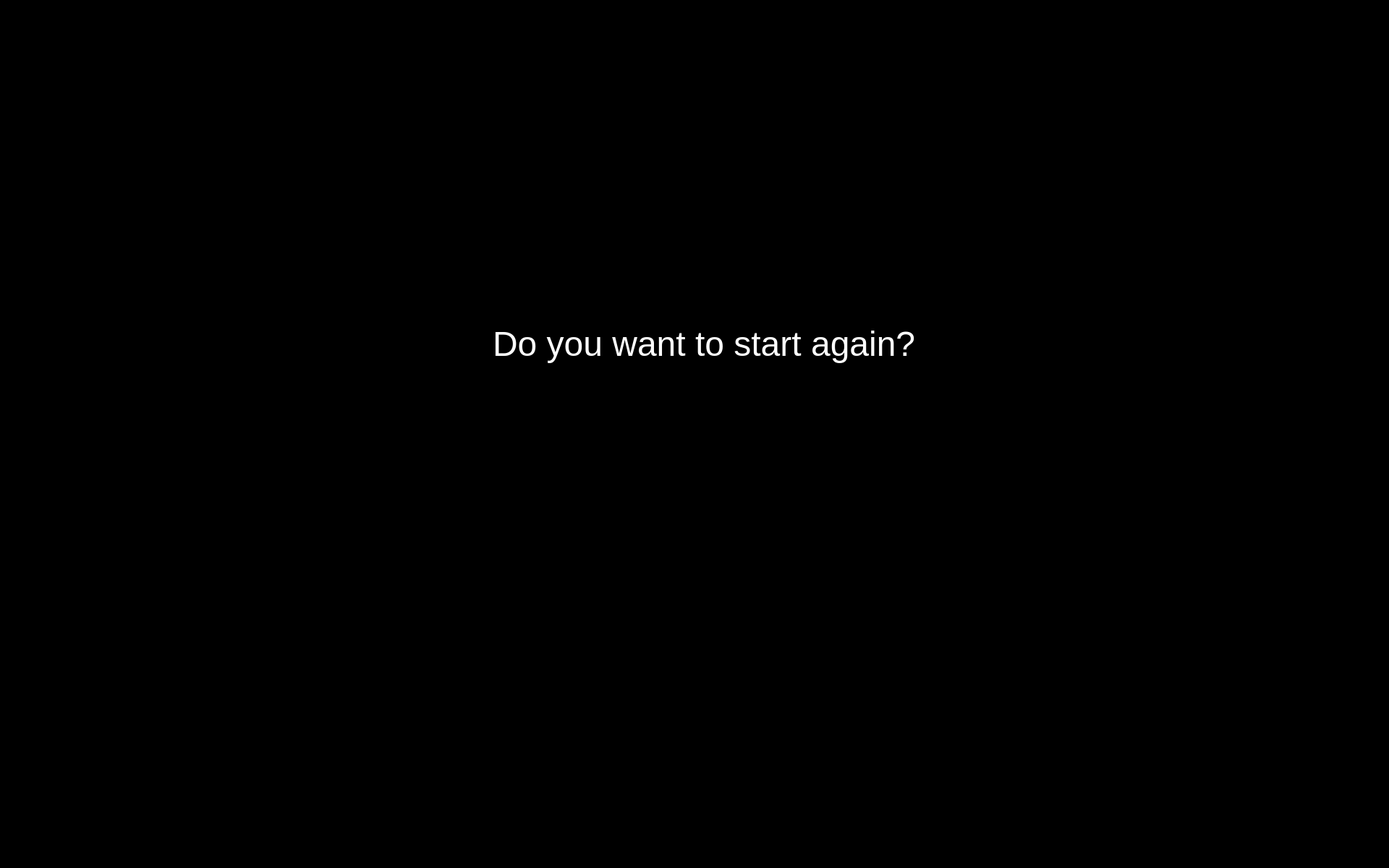
<?xml version="1.0" encoding="UTF-8"?>
<ui version="4.0">
 <class>MenuDefault</class>
 <widget class="QWidget" name="MenuDefault">
  <property name="windowModality">
   <enum>Qt::WindowModal</enum>
  </property>
  <property name="enabled">
   <bool>true</bool>
  </property>
  <property name="geometry">
   <rect>
    <x>0</x>
    <y>0</y>
    <width>1920</width>
    <height>1200</height>
   </rect>
  </property>
  <property name="sizePolicy">
   <sizepolicy hsizetype="Preferred" vsizetype="Preferred">
    <horstretch>0</horstretch>
    <verstretch>0</verstretch>
   </sizepolicy>
  </property>
  <property name="minimumSize">
   <size>
    <width>0</width>
    <height>0</height>
   </size>
  </property>
  <property name="maximumSize">
   <size>
    <width>1920</width>
    <height>1200</height>
   </size>
  </property>
  <property name="windowTitle">
   <string>Food Assist</string>
  </property>
  <property name="windowOpacity">
   <double>1.000000000000000</double>
  </property>
  <property name="styleSheet">
   <string notr="true">background-color: rgb(0, 0, 0);</string>
  </property>
  <widget class="QWidget" name="widget" native="true">
   <property name="geometry">
    <rect>
     <x>421</x>
     <y>230</y>
     <width>911</width>
     <height>531</height>
    </rect>
   </property>
   <property name="styleSheet">
    <string notr="true">background-color: rgb(0, 0, 0);</string>
   </property>
   <widget class="QLabel" name="label_3">
    <property name="geometry">
     <rect>
      <x>260</x>
      <y>170</y>
      <width>591</width>
      <height>151</height>
     </rect>
    </property>
    <property name="styleSheet">
     <string notr="true">font: 75 28pt &quot;Arial&quot;;
color: rgb(255, 255, 255);</string>
    </property>
    <property name="text">
     <string>&lt;html&gt;&lt;head/&gt;&lt;body&gt;&lt;p&gt;&lt;span style=&quot; font-size:36pt;&quot;&gt;Do you want to start again?&lt;/span&gt;&lt;/p&gt;&lt;/body&gt;&lt;/html&gt;</string>
    </property>
    <property name="textFormat">
     <enum>Qt::RichText</enum>
    </property>
   </widget>
   <widget class="QLabel" name="label">
    <property name="geometry">
     <rect>
      <x>46</x>
      <y>150</y>
      <width>171</width>
      <height>171</height>
     </rect>
    </property>
    <property name="text">
     <string/>
    </property>
    <property name="pixmap">
     <pixmap resource="resources/res.qrc">:/img/Confirm Restart.png</pixmap>
    </property>
    <property name="scaledContents">
     <bool>true</bool>
    </property>
   </widget>
  </widget>
  <widget class="QPushButton" name="button_yes">
   <property name="enabled">
    <bool>true</bool>
   </property>
   <property name="geometry">
    <rect>
     <x>800</x>
     <y>560</y>
     <width>150</width>
     <height>150</height>
    </rect>
   </property>
   <property name="minimumSize">
    <size>
     <width>81</width>
     <height>81</height>
    </size>
   </property>
   <property name="maximumSize">
    <size>
     <width>150</width>
     <height>150</height>
    </size>
   </property>
   <property name="cursor">
    <cursorShape>OpenHandCursor</cursorShape>
   </property>
   <property name="focusPolicy">
    <enum>Qt::WheelFocus</enum>
   </property>
   <property name="contextMenuPolicy">
    <enum>Qt::DefaultContextMenu</enum>
   </property>
   <property name="styleSheet">
    <string notr="true"/>
   </property>
   <property name="icon">
    <iconset resource="resources/res.qrc">
     <normaloff>:/buttons/Button Yes.svg</normaloff>:/buttons/Button Yes.svg</iconset>
   </property>
   <property name="iconSize">
    <size>
     <width>144</width>
     <height>144</height>
    </size>
   </property>
   <property name="autoDefault">
    <bool>false</bool>
   </property>
   <property name="default">
    <bool>false</bool>
   </property>
   <property name="flat">
    <bool>true</bool>
   </property>
  </widget>
  <widget class="QPushButton" name="button_no">
   <property name="enabled">
    <bool>true</bool>
   </property>
   <property name="geometry">
    <rect>
     <x>960</x>
     <y>560</y>
     <width>150</width>
     <height>150</height>
    </rect>
   </property>
   <property name="minimumSize">
    <size>
     <width>81</width>
     <height>81</height>
    </size>
   </property>
   <property name="maximumSize">
    <size>
     <width>150</width>
     <height>150</height>
    </size>
   </property>
   <property name="cursor">
    <cursorShape>OpenHandCursor</cursorShape>
   </property>
   <property name="focusPolicy">
    <enum>Qt::WheelFocus</enum>
   </property>
   <property name="contextMenuPolicy">
    <enum>Qt::DefaultContextMenu</enum>
   </property>
   <property name="styleSheet">
    <string notr="true"/>
   </property>
   <property name="icon">
    <iconset resource="resources/res.qrc">
     <normaloff>:/buttons/Button No.svg</normaloff>:/buttons/Button No.svg</iconset>
   </property>
   <property name="iconSize">
    <size>
     <width>144</width>
     <height>144</height>
    </size>
   </property>
   <property name="autoDefault">
    <bool>false</bool>
   </property>
   <property name="default">
    <bool>false</bool>
   </property>
   <property name="flat">
    <bool>true</bool>
   </property>
  </widget>
 </widget>
 <resources>
  <include location="resources/res.qrc"/>
 </resources>
 <connections/>
</ui>
